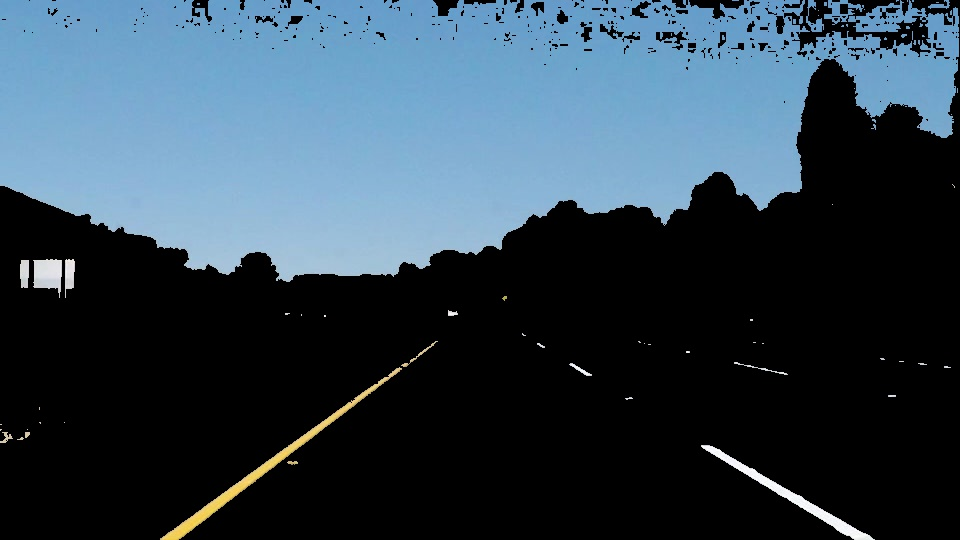
#> input picture examples/filter.jpg, 960 x 540 px; its folder holds only this picture in this run
$ python -i lane_line.py   (imports and definitions only)
#> lines starting #> are read from the running program, lines starting #| are printed output that depends on the picture; after the words box and inside, x2 and y2 are one past the last pixel; in counts of white or black regions, pixels touching at a corner belong together
from config import *
import matplotlib.pyplot as plt
import matplotlib.image as mpimg
import cv2

"""apply grayscale transform"""
def grayscale(img):
    return cv2.cvtColor(img, cv2.COLOR_RGB2GRAY)

"""apply canny transform"""
def canny(img, low_threshold, high_threshold):
    return cv2.Canny(img, low_threshold, high_threshold)

"""apply gaussian blur"""
def gaussian_blur(img, kernel_size):
    return cv2.GaussianBlur(img, (kernel_size, kernel_size), 0)

"""apply a trapezoid region of interest bounded by the vertices"""
def region_of_interest(img, vertices):
    #defining a blank mask to start with
    mask = np.zeros_like(img)

    #defining a 3 channel or 1 channel color to fill the mask with depending on the input image
    if len(img.shape) > 2:
        channel_count = img.shape[2]  # i.e. 3 or 4 depending on your image
        ignore_mask_color = (255,) * channel_count
    else:
        ignore_mask_color = 255

    #filling pixels inside the polygon defined by "vertices" with the fill color
    cv2.fillPoly(mask, vertices, ignore_mask_color)

    #returning the image only where mask pixels are nonzero
    masked_image = cv2.bitwise_and(img, mask)
    return masked_image

"""given a slope-intercept form of a line and y-coordinate, return x-coordinate"""
def get_x(slope, intercept, y):
    return int((y - intercept)/slope)

"""given a slope-intercept form of a line and x-coordinate, return y-coordinate"""
def get_y(slope, intercept, x):
    return int(x*slope + intercept)

"""given scattered points obtained from hough transform, approximate and plot line(s)"""
def draw_lines(img, lines, roi_height, color=[255, 0, 0], thickness=10):
    global SAVED_LB, SAVED_LT, SAVED_RB, SAVED_RT, ACTIVE
    left_x = []
    left_y = []
    right_x = []
    right_y = []
    height, width = img.shape[0], img.shape[1]
    top_y, bot_y = int(roi_height*height), height

    # if fail to detect lanes on a specific frame
    if lines is None:
        cv2.line(img, (SAVED_LB, bot_y),(SAVED_LT, top_y), color, thickness)
        cv2.line(img, (SAVED_RB, bot_y),(SAVED_RT, top_y), color, thickness)
        return;

    # classify points into two catogories
    for line in lines:
        for x1,y1,x2,y2 in line:
            if x1 < width/2: # if point in left half-plane
                left_x.extend([x1, x2])
                left_y.extend([y1, y2])
            elif x1 >= width/2: # if point in right half-plane
                right_x.extend([x1, x2])
                right_y.extend([y1, y2])

    if len(left_x) <= 1 or len(right_x) <= 1:
        if ACTIVE:
            cv2.line(img, (SAVED_LB, bot_y),(SAVED_LT, top_y), color, thickness)
            cv2.line(img, (SAVED_RB, bot_y),(SAVED_RT, top_y), color, thickness)
        return;

    # obtain linear regression on left side
    left_slope, left_int = np.polyfit(left_x, left_y, 1)
    left_bot_x = get_x(left_slope, left_int, bot_y)
    left_top_x = get_x(left_slope, left_int, top_y)

    # obtain linear regression on right side
    right_slope, right_int = np.polyfit(right_x, right_y, 1)
    right_bot_x = get_x(right_slope, right_int, bot_y)
    right_top_x = get_x(right_slope, right_int, top_y)

    # render pivot points
    if ACTIVE:
        SAVED_LB = int(0.5*left_bot_x + 0.5*SAVED_LB)
        SAVED_LT = int(0.5*left_top_x + 0.5*SAVED_LT)
        SAVED_RB = int(0.5*right_bot_x + 0.5*SAVED_RB)
        SAVED_RT = int(0.5*right_top_x + 0.5*SAVED_RT)
    else:
        SAVED_LB = left_bot_x
        SAVED_LT = left_top_x
        SAVED_RB = right_bot_x
        SAVED_RT = right_top_x
        ACTIVE = True

    # plot the lines
    cv2.line(img, (SAVED_LB, bot_y),(SAVED_LT, top_y), color, thickness)
    cv2.line(img, (SAVED_RB, bot_y),(SAVED_RT, top_y), color, thickness)

"""return an image with hough lines overlay"""
def hough_lines(img, rho, theta, threshold, min_line_len, max_line_gap, roi_height):
    lines = cv2.HoughLinesP(img, rho, theta, threshold, np.array([]), minLineLength=min_line_len, maxLineGap=max_line_gap)
    line_img = np.zeros((img.shape[0], img.shape[1], 3), dtype=np.uint8)
    draw_lines(line_img, lines, roi_height)
    return line_img

"""add overlay image to the original image"""
def weighted_img(img, initial_img, α=0.8, β=1., λ=0.):
    return cv2.addWeighted(initial_img, α, img, β, λ)

"""filter out the color defined by the low threshold and high threshold"""
def color_filter(img, lo_list, hi_list):
    return (img[:,:,0] < lo_list[0]) | (img[:,:,0] > hi_list[0]) | \
    (img[:,:,1] < lo_list[1]) | (img[:,:,1] > hi_list[1]) | \
    (img[:,:,2] < lo_list[2]) | (img[:,:,2] > hi_list[2])

"""process a single image frame to find the lane(s)"""
def process_image(image):
    ysize = image.shape[0]
    xsize = image.shape[1]

    # select only white and yellow color
    color_layer = np.copy(image)
    hls_layer = cv2.cvtColor(color_layer, cv2.COLOR_RGB2HLS)
    white_filter = color_filter(color_layer, white_lo, white_hi)
    yellow_filter = color_filter(hls_layer, yellow_lo, yellow_hi)
    color_layer[yellow_filter & white_filter] = [0,0,0]

    # obtain the canny edges
    gray_layer = grayscale(color_layer)
    gray_layer = gaussian_blur(gray_layer, kernel_size)
    edges = canny(gray_layer, low_threshold, high_threshold)

    # obtain roi
    vertices = np.array([[(xsize*bot_pad, ysize), \
    (xsize*top_pad, ysize*h_pad), \
    (xsize*(1-top_pad), ysize*h_pad), \
    (xsize*(1-bot_pad),ysize)]], dtype=np.int32)
    edges = region_of_interest(edges, vertices)

    # add hough transform
    lines = hough_lines(edges, rho, theta, threshold, min_line_length, max_line_gap, h_pad)
    result = weighted_img(lines, image, 1, 1)
    return result

>>> import cv2
>>> picture = cv2.cvtColor(cv2.imread('examples/filter.jpg'), cv2.COLOR_BGR2RGB)
>>> result = process_image(picture)
#> in process_image, `hls_layer = cv2.cvtColor(color_layer, cv2.COLOR_RGB2HLS)`: hls_layer: shape (540, 960, 3); mean of channels 0, 1, 2 43.5, 64.5, 59.3
#> in color_filter, `return (img[:,:,0] < lo_list[0]) | (img[:,:,0] > hi_list[0]) | \ (img[..`:
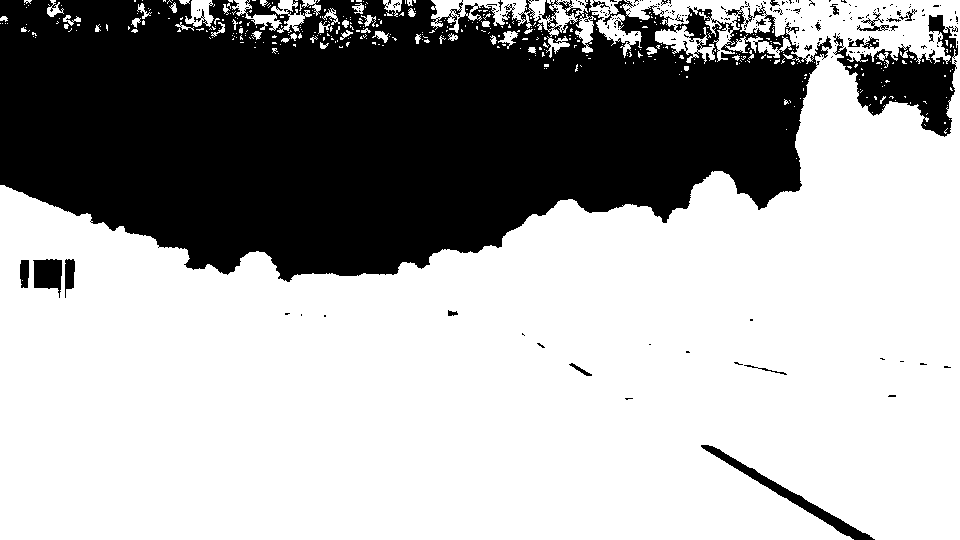
#> returned value: shape (540, 960) bool; 65% white; 187 black regions (163 under 20 px), largest, box (x1, y1, x2, y2) and area: (0, 0, 832, 282) 170533, (833, 15, 958, 137) 6204, (701, 445, 875, 540) 1649
#> in color_filter (call 2), `return (img[:,:,0] < lo_list[0]) | (img[:,:,0] > hi_list[0]) | \ (img[..`: returned value: shape (540, 960) bool; 99.6% white; 10 black regions (9 under 20 px), largest, box (x1, y1, x2, y2) and area: (160, 368, 401, 540) 2130
#> in process_image, `color_layer[yellow_filter & white_filter] = [0,0,0]`:
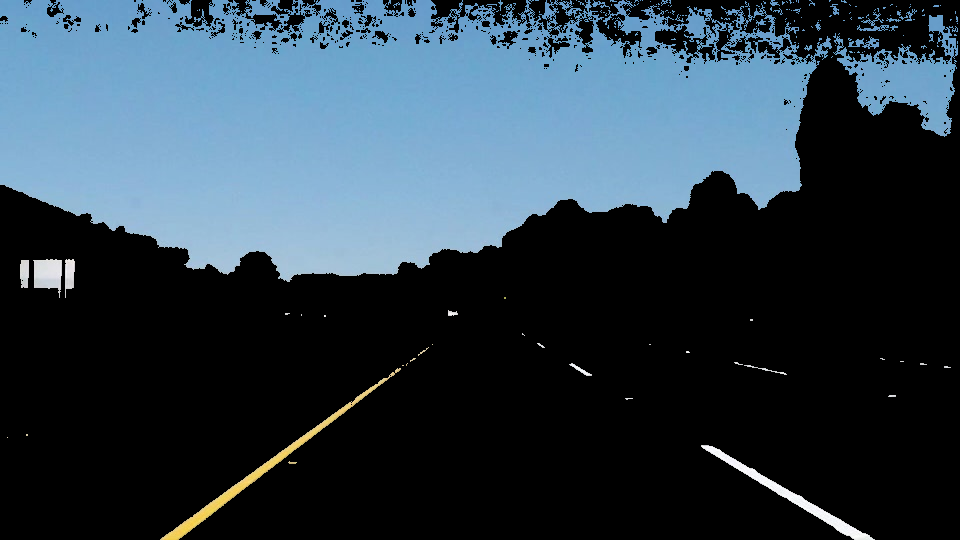
#> color_layer: shape (540, 960, 3); mean R, G, B 45.2, 61.6, 73.7
#> in grayscale, `return cv2.cvtColor(img, cv2.COLOR_RGB2GRAY)`:
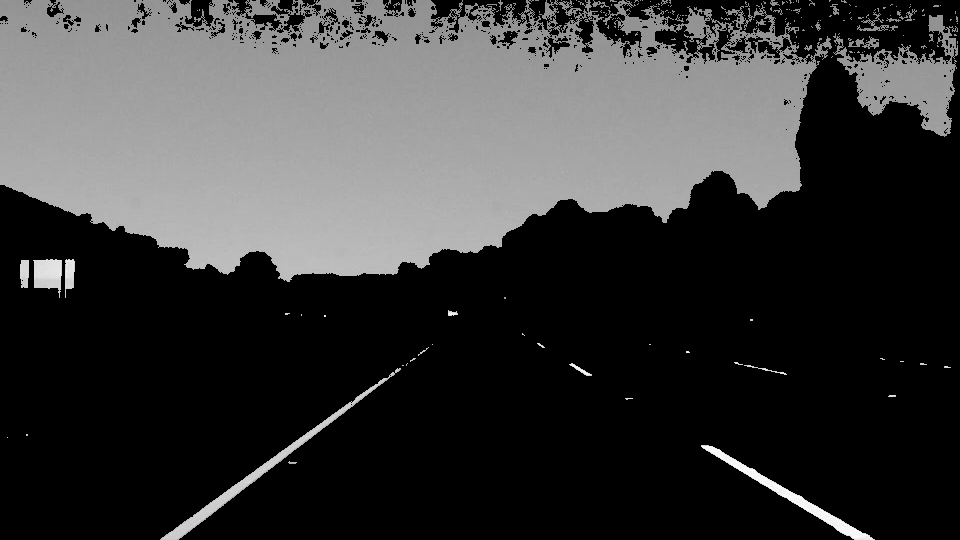
#> returned value: shape (540, 960); min 0, max 255, mean 58.1
#> in canny, `return cv2.Canny(img, low_threshold, high_threshold)`: returned value: shape (540, 960); 2.7% white in thin lines or dots
#> in region_of_interest, `cv2.fillPoly(mask, vertices, ignore_mask_color)`:
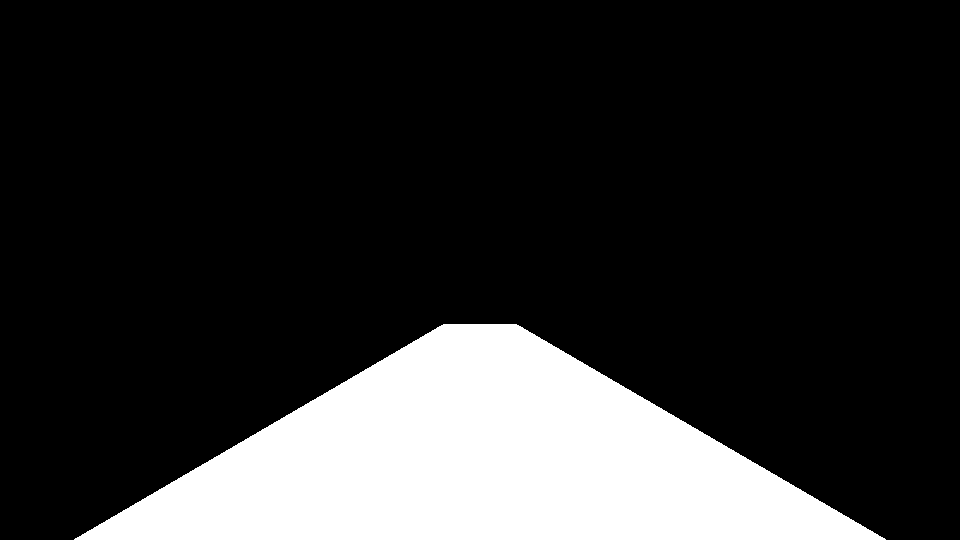
#> mask: shape (540, 960); 18.5% white; 1 white region, box (x1, y1, x2, y2) and area: (74, 324, 886, 540) 95842
#> in region_of_interest, `masked_image = cv2.bitwise_and(img, mask)`:
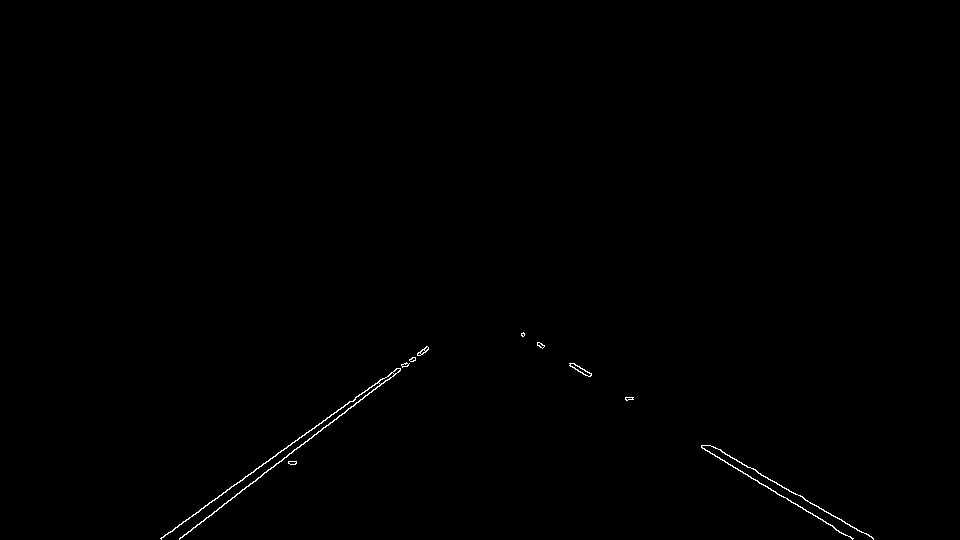
#> masked_image: shape (540, 960); 0.3% white in thin lines or dots, all inside (x1, y1, x2, y2) = (160, 332, 874, 540)
#> in hough_lines, `lines = cv2.HoughLinesP(img, rho, theta, threshold, np.array([]), minL..`: lines = [[161, 538, 401, 364], [701, 447, 853, 538], [179, 539, 426, 346], [521, 335, 873, 538], [186, 534, 427, 346], [705, 450, 851, 538], [328, 425, 428, 347], [522, 333, 711, 446], [537, 345, 873, 539], [161, 539, 425, 347], [160, 538, 306, 432]]
#> the loop in draw_lines, `for line in lines:` made 11 passes
#> after the loop in draw_lines, `for line in lines:`: left_x = [161, 401, 179, 426, 186, 427, 328, 428, 161, 425, 160, 306]; left_y = [538, 364, 539, 346, 534, 346, 425, 347, 539, 347, 538, 432]; right_x = [701, 853, 521, 873, 705, 851, 522, 711, 537, 873]; right_y = [447, 538, 335, 538, 450, 538, 333, 446, 345, 539]
#> in draw_lines, `left_slope, left_int = np.polyfit(left_x, left_y, 1)`: left_slope = -0.741; left_int = 662.8
#> in draw_lines, `left_bot_x = get_x(left_slope, left_int, bot_y)`: left_bot_x = 165
#> in draw_lines, `left_top_x = get_x(left_slope, left_int, top_y)`: left_top_x = 457
#> in draw_lines, `right_slope, right_int = np.polyfit(right_x, right_y, 1)`: right_slope = 0.595; right_int = 25.35
#> in draw_lines, `right_bot_x = get_x(right_slope, right_int, bot_y)`: right_bot_x = 864
#> in draw_lines, `right_top_x = get_x(right_slope, right_int, top_y)`: right_top_x = 501
#> in draw_lines, `SAVED_LB = left_bot_x`: SAVED_LB = 165
#> in draw_lines, `SAVED_LT = left_top_x`: SAVED_LT = 457
#> in draw_lines, `SAVED_RB = right_bot_x`: SAVED_RB = 864
#> in draw_lines, `SAVED_RT = right_top_x`: SAVED_RT = 501
#> in draw_lines, `cv2.line(img, (SAVED_RB, bot_y),(SAVED_RT, top_y), color, thickness)`:
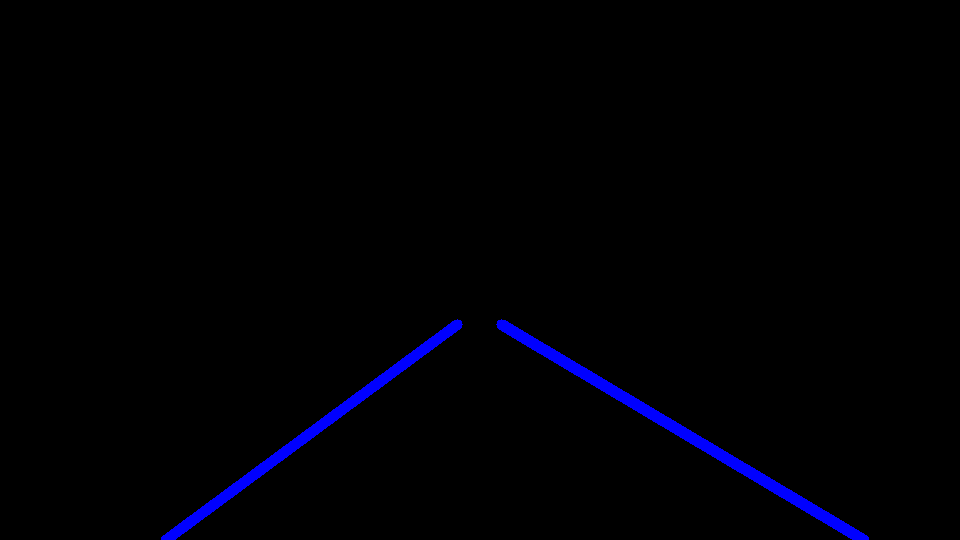
#> img: shape (540, 960, 3); mean of channels 0, 1, 2 4.3, 0, 0; drawn as B, G, R
#> in weighted_img, `return cv2.addWeighted(initial_img, α, img, β, λ)`:
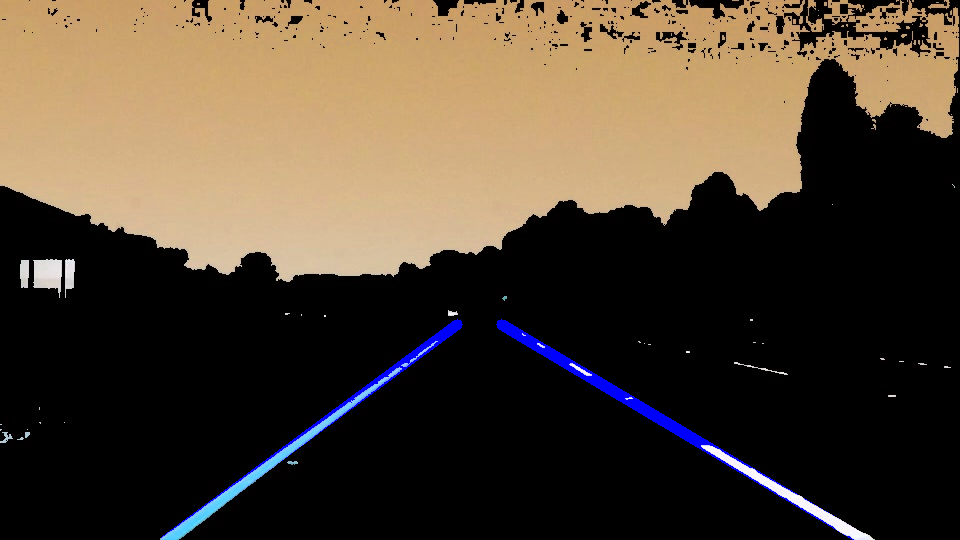
#> returned value: shape (540, 960, 3); mean of channels 0, 1, 2 51.3, 66.6, 79.9; drawn as B, G, R
